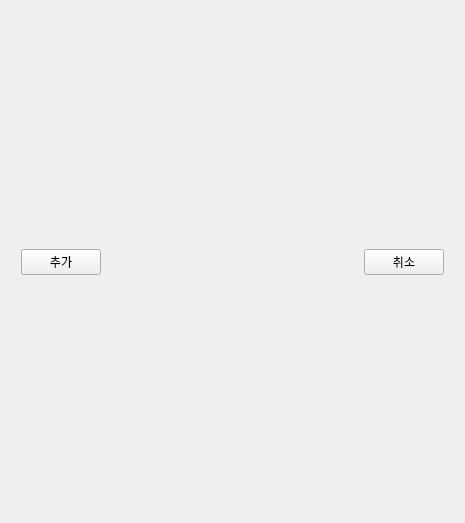
<?xml version="1.0" encoding="UTF-8"?>
<ui version="4.0">
 <class>title_form</class>
 <widget class="QWidget" name="title_form">
  <property name="geometry">
   <rect>
    <x>0</x>
    <y>0</y>
    <width>465</width>
    <height>523</height>
   </rect>
  </property>
  <property name="windowTitle">
   <string>직책 관리</string>
  </property>
  <layout class="QGridLayout" name="gridLayout">
   <item row="0" column="0">
    <layout class="QVBoxLayout" name="verticalLayout">
     <item>
      <widget class="TitleContentWidget" name="title_item" native="true">
       <property name="minimumSize">
        <size>
         <width>300</width>
         <height>200</height>
        </size>
       </property>
      </widget>
     </item>
     <item>
      <layout class="QHBoxLayout" name="horizontalLayout">
       <property name="leftMargin">
        <number>10</number>
       </property>
       <property name="rightMargin">
        <number>10</number>
       </property>
       <item>
        <widget class="QPushButton" name="btn_add">
         <property name="text">
          <string>추가</string>
         </property>
        </widget>
       </item>
       <item>
        <spacer name="horizontalSpacer">
         <property name="orientation">
          <enum>Qt::Horizontal</enum>
         </property>
         <property name="sizeHint" stdset="0">
          <size>
           <width>40</width>
           <height>20</height>
          </size>
         </property>
        </spacer>
       </item>
       <item>
        <widget class="QPushButton" name="btn_cancel">
         <property name="text">
          <string>취소</string>
         </property>
        </widget>
       </item>
      </layout>
     </item>
     <item>
      <widget class="TitleTableViewWidget" name="title_table" native="true"/>
     </item>
    </layout>
   </item>
  </layout>
 </widget>
 <customwidgets>
  <customwidget>
   <class>TitleContentWidget</class>
   <extends>QWidget</extends>
   <header>ui/content/title_content_view.h</header>
   <container>1</container>
  </customwidget>
  <customwidget>
   <class>TitleTableViewWidget</class>
   <extends>QWidget</extends>
   <header>ui/table_view/title_table_view.h</header>
   <container>1</container>
  </customwidget>
 </customwidgets>
 <resources/>
 <connections>
  <connection>
   <sender>btn_add</sender>
   <signal>clicked()</signal>
   <receiver>title_form</receiver>
   <slot>execAddOrUpdate()</slot>
   <hints>
    <hint type="sourcelabel">
     <x>80</x>
     <y>303</y>
    </hint>
    <hint type="destinationlabel">
     <x>5</x>
     <y>234</y>
    </hint>
   </hints>
  </connection>
  <connection>
   <sender>btn_cancel</sender>
   <signal>clicked()</signal>
   <receiver>title_form</receiver>
   <slot>execCancel()</slot>
   <hints>
    <hint type="sourcelabel">
     <x>442</x>
     <y>303</y>
    </hint>
    <hint type="destinationlabel">
     <x>462</x>
     <y>237</y>
    </hint>
   </hints>
  </connection>
 </connections>
 <slots>
  <slot>execAddOrUpdate()</slot>
  <slot>execCancel()</slot>
 </slots>
</ui>
